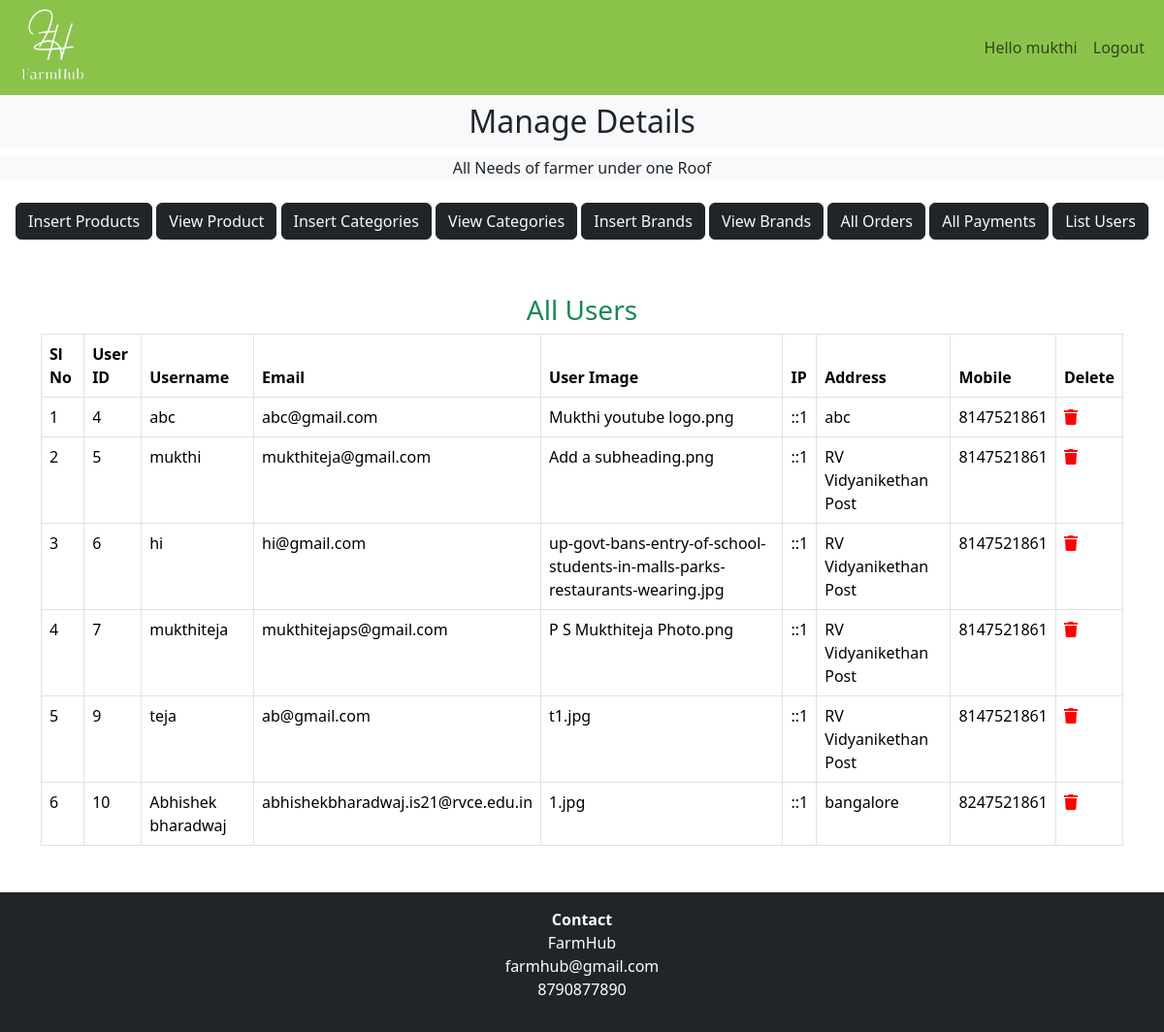
The app's page /admin_area/Index.php?list_users (signed in) with its own data.
### tables this page shows
CREATE TABLE `user_table` (
  `user_id` int(11) NOT NULL,
  `username` varchar(100) NOT NULL,
  `user_email` varchar(100) NOT NULL,
  `user_password` varchar(255) NOT NULL,
  `user_image` varchar(255) NOT NULL,
  `user_ip` varchar(100) NOT NULL,
  `user_address` varchar(255) NOT NULL,
  `user_mobile` varchar(20) NOT NULL
);

### admin_area/list_user.php (the view, shortened to what this page needs)
<!DOCTYPE html>
<html lang="en">
<head>
</head>
<body>
    <?php
    $get_users = "SELECT * FROM `user_table`";
    $result = mysqli_query($con, $get_users);
    $row_count = mysqli_num_rows($result);
    if ($row_count > 0) {
        ?>
        <h3 class="text-center text-success">All Users</h3>
        <table class="table table-bordered table-hover">
            <thead>
                <tr>
                    <th>Sl No</th>
                    <th>User ID</th>
                    <th>Username</th>
                    <th>Email</th>
                    <th>User Image</th>
                    <th>IP</th>
                    <th>Address</th>
                    <th>Mobile</th>
                    <th>Delete</th>
                </tr>
            </thead>
            <tbody>
                <?php
                $number = 1;
                while ($row_data = mysqli_fetch_assoc($result)) {
                    $user_id = $row_data['user_id'];
                    $username = $row_data['username'];
                    $user_email = $row_data['user_email'];
                    $user_image = $row_data['user_image'];
                    $user_ip = $row_data['user_ip'];
                    $user_address = $row_data['user_address'];
                    $user_mobile = $row_data['user_mobile'];
                    echo "
                    <tr>
                        <td>$number</td>
                        <td>$user_id</td>
                        <td>$username</td>
                        <td>$user_email</td>
                        <td>$user_image</td>
                        <td>$user_ip</td>
                        <td>$user_address</td>
                        <td>$user_mobile</td>
                        <td><a href='#' data-toggle='modal' data-target='#exampleModalUser$user_id'><i class='fas fa-trash' style='color: red;'></i></a></td>
                    </tr>";
                    $number++;
                }
                ?>
            </tbody>
        </table>
        <?php
    } else {
        echo "<h2 class='bg-danger text-center mt-5'>No users yet</h2>";
    }
    ?>
</body>
</html>

### style.css (style rules this page uses)
* { margin: 0; padding: 0; box-sizing: border-box; }

### admin_area/index.php (style rules this page uses)
body { overflow-x: hidden; }

### records on screen
user_table: user_id "4", username "abc", user_email "abc@gmail.com", user_image "Mukthi youtube logo.png", user_ip "::1", user_address "abc", user_mobile "8147521861"
user_table: user_id "5", username "mukthi", user_email "mukthiteja@gmail.com", user_image "Add a subheading.png", user_ip "::1", user_address "RV Vidyanikethan Post", user_mobile "8147521861"
user_table: user_id "6", username "hi", user_email "hi@gmail.com", user_image "up-govt-bans-entry-of-school-students-in-malls-parks-restaurants-wearing.jpg", user_ip "::1", user_address "RV Vidyanikethan Post", user_mobile "8147521861"
user_table: user_id "7", username "mukthiteja", user_email "mukthitejaps@gmail.com", user_image "P S Mukthiteja Photo.png", user_ip "::1", user_address "RV Vidyanikethan Post", user_mobile "8147521861"
user_table: user_id "9", username "teja", user_email "ab@gmail.com", user_image "t1.jpg", user_ip "::1", user_address "RV Vidyanikethan Post", user_mobile "8147521861"
user_table: user_id "10", username "Abhishek bharadwaj", user_email "abhishekbharadwaj.is21@rvce.edu.in", user_image "1.jpg", user_ip "::1", user_address "bangalore", user_mobile "8247521861"

### other values on screen
$admin_name "mukthi"
